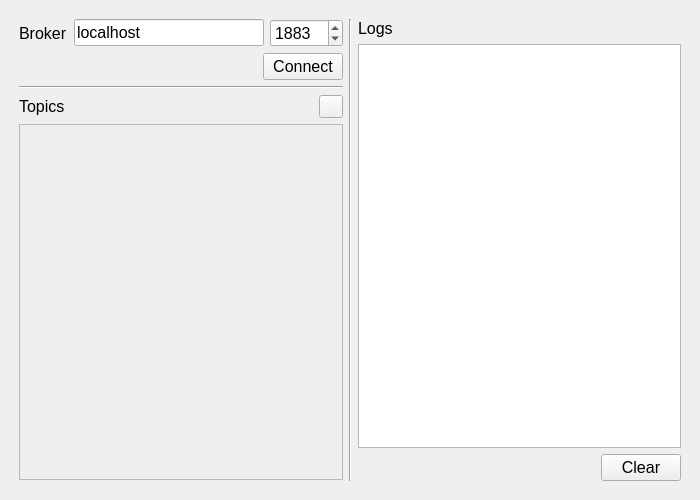
<?xml version="1.0" encoding="UTF-8"?>
<ui version="4.0">
 <class>MainWindow</class>
 <widget class="QMainWindow" name="MainWindow">
  <property name="geometry">
   <rect>
    <x>0</x>
    <y>0</y>
    <width>700</width>
    <height>500</height>
   </rect>
  </property>
  <property name="sizePolicy">
   <sizepolicy hsizetype="Maximum" vsizetype="Maximum">
    <horstretch>0</horstretch>
    <verstretch>0</verstretch>
   </sizepolicy>
  </property>
  <property name="font">
   <font>
    <pointsize>12</pointsize>
   </font>
  </property>
  <property name="windowTitle">
   <string>MQTT flow simulator</string>
  </property>
  <property name="autoFillBackground">
   <bool>false</bool>
  </property>
  <property name="locale">
   <locale language="English" country="UnitedStates"/>
  </property>
  <property name="documentMode">
   <bool>false</bool>
  </property>
  <property name="tabShape">
   <enum>QTabWidget::Rounded</enum>
  </property>
  <property name="dockOptions">
   <set>QMainWindow::AllowTabbedDocks|QMainWindow::AnimatedDocks</set>
  </property>
  <property name="unifiedTitleAndToolBarOnMac">
   <bool>true</bool>
  </property>
  <widget class="QWidget" name="centralwidget">
   <property name="enabled">
    <bool>true</bool>
   </property>
   <property name="minimumSize">
    <size>
     <width>0</width>
     <height>0</height>
    </size>
   </property>
   <property name="locale">
    <locale language="English" country="UnitedStates"/>
   </property>
   <layout class="QHBoxLayout" name="horizontalLayout">
    <item>
     <layout class="QHBoxLayout" name="main_hlayout" stretch="1,0,1">
      <property name="sizeConstraint">
       <enum>QLayout::SetDefaultConstraint</enum>
      </property>
      <property name="leftMargin">
       <number>10</number>
      </property>
      <property name="topMargin">
       <number>10</number>
      </property>
      <property name="rightMargin">
       <number>10</number>
      </property>
      <property name="bottomMargin">
       <number>10</number>
      </property>
      <item>
       <layout class="QVBoxLayout" name="left_vlayout">
        <item>
         <layout class="QHBoxLayout" name="broker_info_vlayout">
          <item>
           <widget class="QLabel" name="broker_lbl">
            <property name="text">
             <string>Broker</string>
            </property>
           </widget>
          </item>
          <item>
           <widget class="QLineEdit" name="broker_hostname">
            <property name="toolTip">
             <string>Broker hostname</string>
            </property>
            <property name="text">
             <string>localhost</string>
            </property>
            <property name="placeholderText">
             <string>hostname</string>
            </property>
           </widget>
          </item>
          <item>
           <widget class="QSpinBox" name="broker_port">
            <property name="toolTip">
             <string>Broker port (1-65535)</string>
            </property>
            <property name="maximum">
             <number>65535</number>
            </property>
            <property name="value">
             <number>1883</number>
            </property>
           </widget>
          </item>
         </layout>
        </item>
        <item alignment="Qt::AlignRight">
         <widget class="QPushButton" name="broker_connect_btn">
          <property name="cursor">
           <cursorShape>PointingHandCursor</cursorShape>
          </property>
          <property name="toolTip">
           <string>Connect to broker</string>
          </property>
          <property name="text">
           <string>Connect</string>
          </property>
         </widget>
        </item>
        <item>
         <widget class="Line" name="broker_line">
          <property name="orientation">
           <enum>Qt::Horizontal</enum>
          </property>
         </widget>
        </item>
        <item>
         <layout class="QVBoxLayout" name="topics_vlayout">
          <property name="bottomMargin">
           <number>1</number>
          </property>
          <item>
           <layout class="QHBoxLayout" name="topics_hlayout" stretch="0,0">
            <item>
             <widget class="QLabel" name="topics_lbl">
              <property name="text">
               <string>Topics</string>
              </property>
             </widget>
            </item>
            <item>
             <widget class="QToolButton" name="add_topic_btn">
              <property name="cursor">
               <cursorShape>PointingHandCursor</cursorShape>
              </property>
              <property name="toolTip">
               <string>Add topic</string>
              </property>
              <property name="text">
               <string/>
              </property>
             </widget>
            </item>
           </layout>
          </item>
          <item>
           <widget class="QScrollArea" name="topics_list_scroll_area">
            <property name="widgetResizable">
             <bool>true</bool>
            </property>
            <widget class="QWidget" name="topics_list_widget">
             <property name="geometry">
              <rect>
               <x>0</x>
               <y>0</y>
               <width>310</width>
               <height>328</height>
              </rect>
             </property>
             <layout class="QVBoxLayout" name="verticalLayout">
              <item>
               <layout class="QVBoxLayout" name="topics_list" stretch="0">
                <item>
                 <spacer name="topics_list_spacer">
                  <property name="orientation">
                   <enum>Qt::Vertical</enum>
                  </property>
                  <property name="sizeHint" stdset="0">
                   <size>
                    <width>20</width>
                    <height>40</height>
                   </size>
                  </property>
                 </spacer>
                </item>
               </layout>
              </item>
             </layout>
            </widget>
           </widget>
          </item>
         </layout>
        </item>
       </layout>
      </item>
      <item>
       <widget class="Line" name="center_line">
        <property name="orientation">
         <enum>Qt::Vertical</enum>
        </property>
       </widget>
      </item>
      <item>
       <layout class="QVBoxLayout" name="logs_vlayout">
        <item>
         <widget class="QLabel" name="logs_lbl">
          <property name="text">
           <string>Logs</string>
          </property>
         </widget>
        </item>
        <item>
         <widget class="QListWidget" name="logs_list">
          <property name="font">
           <font>
            <family>Consolas</family>
            <pointsize>10</pointsize>
           </font>
          </property>
          <property name="horizontalScrollBarPolicy">
           <enum>Qt::ScrollBarAlwaysOff</enum>
          </property>
          <property name="sizeAdjustPolicy">
           <enum>QAbstractScrollArea::AdjustIgnored</enum>
          </property>
          <property name="textElideMode">
           <enum>Qt::ElideNone</enum>
          </property>
          <property name="isWrapping" stdset="0">
           <bool>false</bool>
          </property>
          <property name="uniformItemSizes">
           <bool>false</bool>
          </property>
          <property name="wordWrap">
           <bool>true</bool>
          </property>
          <property name="sortingEnabled">
           <bool>false</bool>
          </property>
         </widget>
        </item>
        <item alignment="Qt::AlignRight">
         <widget class="QPushButton" name="clear_logs_btn">
          <property name="cursor">
           <cursorShape>PointingHandCursor</cursorShape>
          </property>
          <property name="toolTip">
           <string>Clear logs</string>
          </property>
          <property name="text">
           <string>Clear</string>
          </property>
         </widget>
        </item>
       </layout>
      </item>
     </layout>
    </item>
   </layout>
  </widget>
 </widget>
 <resources/>
 <connections/>
</ui>
